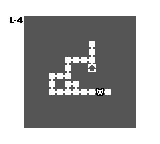

Rendered tile map (Tiled .tmx) drawn with the repository's tilesets; below, a short description and the full map source, tile grids included:
An orthogonal 20x18 tile map with 8x8 px tiles, 2 tile layers (Tile Layer 1, Tile Layer 2), 3 tilesets.

<map version="1.2" tiledversion="1.2.2" orientation="orthogonal" renderorder="right-down" width="20" height="18" tilewidth="8" tileheight="8" infinite="0" nextlayerid="3" nextobjectid="1">
 <tileset firstgid="1" source="minimap.tsx" />
 <tileset firstgid="33" source="items-2.tsx" />
 <tileset firstgid="97" source="overworld-landscape.tsx" />
 <layer id="1" name="Tile Layer 1" width="20" height="18">
  <data encoding="csv">
192,192,192,192,192,192,192,192,192,192,192,192,192,192,192,192,192,192,192,192,
192,192,192,192,192,192,192,192,192,192,192,192,192,192,192,192,192,192,192,192,
192,192,192,190,190,190,190,190,190,190,190,190,190,190,190,190,190,192,192,192,
192,192,192,190,190,190,190,190,190,190,190,190,190,190,190,190,190,192,192,192,
192,192,192,190,190,190,190,190,190,190,190,190,190,190,190,190,190,192,192,192,
192,192,192,190,190,190,190,190,190,190,190,190,190,190,190,190,190,192,192,192,
192,192,192,190,190,190,190,190,190,190,190,190,190,190,190,190,190,192,192,192,
192,192,192,190,190,190,190,190,190,190,190,190,190,190,190,190,190,192,192,192,
192,192,192,190,190,190,190,190,190,190,190,190,190,190,190,190,190,192,192,192,
192,192,192,190,190,190,190,190,190,190,190,190,190,190,190,190,190,192,192,192,
192,192,192,190,190,190,190,190,190,190,190,190,190,190,190,190,190,192,192,192,
192,192,192,190,190,190,190,190,190,190,190,190,190,190,190,190,190,192,192,192,
192,192,192,190,190,190,190,190,190,190,190,190,190,190,190,190,190,192,192,192,
192,192,192,190,190,190,190,190,190,190,190,190,190,190,190,190,190,192,192,192,
192,192,192,190,190,190,190,190,190,190,190,190,190,190,190,190,190,192,192,192,
192,192,192,190,190,190,190,190,190,190,190,190,190,190,190,190,190,192,192,192,
192,192,192,192,192,192,192,192,192,192,192,192,192,192,192,192,192,192,192,192,
192,192,192,192,192,192,192,192,192,192,192,192,192,192,192,192,192,192,192,192
</data>
 </layer>
 <layer id="2" name="Tile Layer 2" width="20" height="18">
  <data encoding="csv">
0,0,0,0,0,0,0,0,0,0,0,0,0,0,0,0,0,0,0,0,
0,0,0,0,0,0,0,0,0,0,0,0,0,0,0,0,0,0,0,0,
0,91,85,0,0,0,0,0,0,0,0,0,0,0,0,0,0,0,0,0,
0,0,0,0,0,0,0,0,0,0,0,0,0,0,0,0,0,0,0,0,
0,0,0,0,0,0,0,0,0,0,0,0,0,0,0,0,0,0,0,0,
0,0,0,0,0,0,0,0,0,0,0,5,0,0,0,0,0,0,0,0,
0,0,0,0,0,0,0,0,0,0,0,7,0,0,0,0,0,0,0,0,
0,0,0,0,0,0,0,0,9,8,8,14,0,0,0,0,0,0,0,0,
0,0,0,0,0,0,0,0,7,0,0,68,0,0,0,0,0,0,0,0,
0,0,0,0,0,0,9,8,12,0,0,0,0,0,0,0,0,0,0,0,
0,0,0,0,0,0,7,0,9,10,0,0,0,0,0,0,0,0,0,0,
0,0,0,0,0,0,11,8,16,16,8,8,31,4,0,0,0,0,0,0,
0,0,0,0,0,0,0,0,0,0,0,0,0,0,0,0,0,0,0,0,
0,0,0,0,0,0,0,0,0,0,0,0,0,0,0,0,0,0,0,0,
0,0,0,0,0,0,0,0,0,0,0,0,0,0,0,0,0,0,0,0,
0,0,0,0,0,0,0,0,0,0,0,0,0,0,0,0,0,0,0,0,
0,0,0,0,0,0,0,0,0,0,0,0,0,0,0,0,0,0,0,0,
0,0,0,0,0,0,0,0,0,0,0,0,0,0,0,0,0,0,0,0
</data>
 </layer>
</map>
